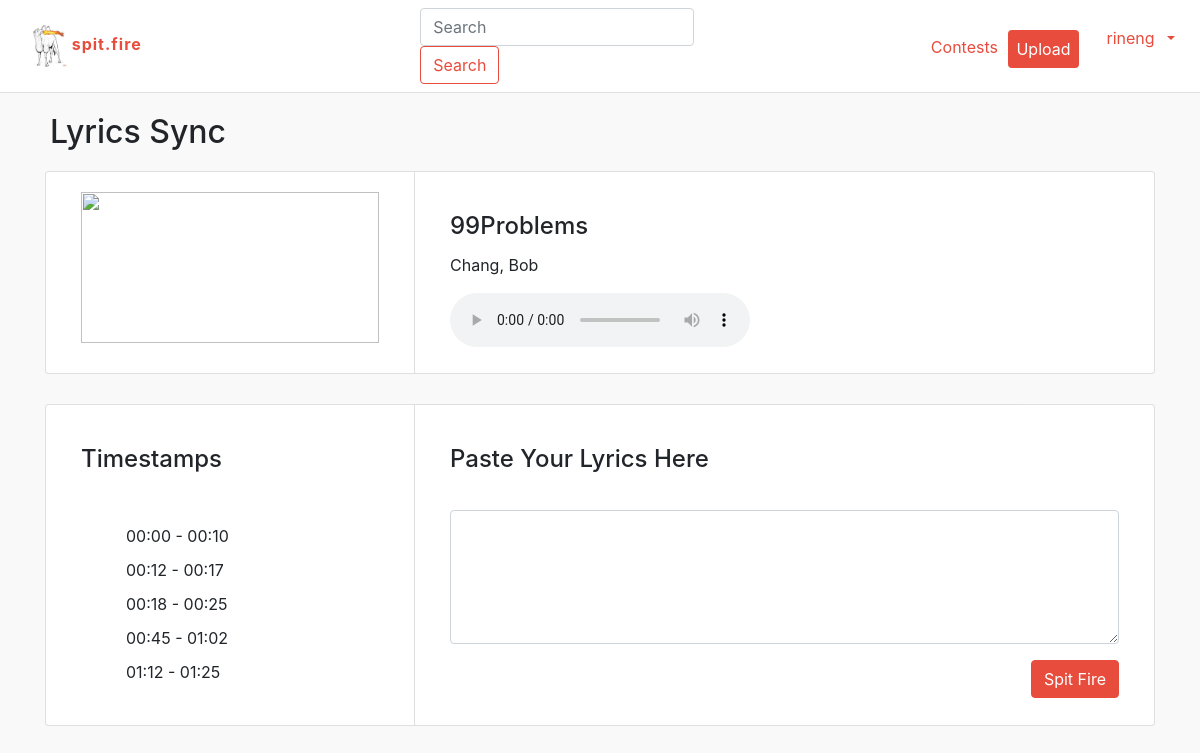
The page /spitfire/soundtrack/lyrics/b95a3265-471b-43f4-9172-029cfdceaeb1 (signed in) on the database as committed earlier.
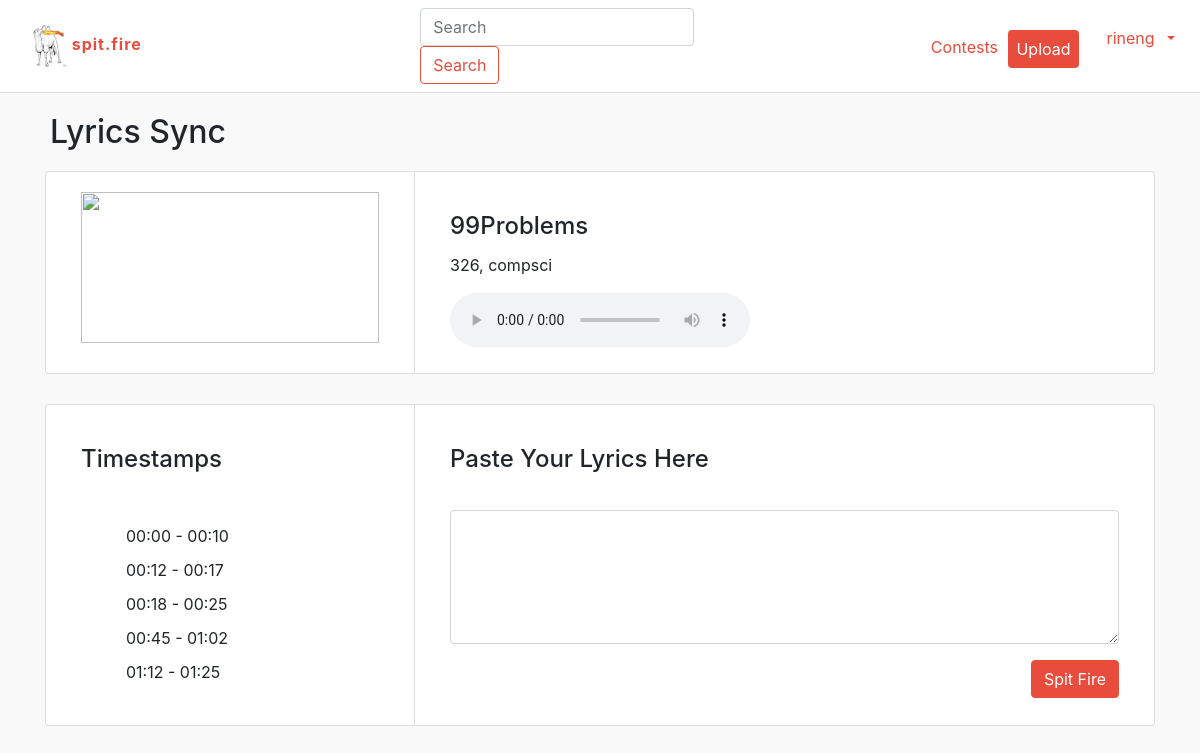
The same page on the database as committed later.
### spitfire/models.py (models this page shows, shortened)
class Artist(models.Model):
    user = models.OneToOneField(User, related_name = 'artist', on_delete=models.CASCADE, null = True)
    id = models.UUIDField(primary_key=True, default=uuid.uuid4, help_text="Unique ID for this particular artist across whole site")
    firstName = models.CharField(max_length=100, default = "Firstname")
    lastName = models.CharField(max_length=100, default = "Lastname")
    city = models.CharField(max_length=100, blank = True, null=True)
    number_of_spits = models.CharField(max_length=100, blank = True, null=True)
    number_of_followers = models.PositiveIntegerField(default=0)
    number_of_following = models.PositiveIntegerField(default=0)
    date_of_birth = models.DateField(null=True, blank=True)
    first_joined = models.DateField(null=True, blank=True)
    twitter_link = models.CharField(max_length=100, blank=True)
    instagram_link = models.CharField(max_length=100, blank=True)
    soundcloud_link = models.CharField(max_length=100, blank=True)
    image = models.FileField(upload_to='user_propics/', default='static/user_propics/profile_default.png')
    def __str__(self):
        return '%s, %s' % (self.lastName, self.firstName)

class Track(models.Model):  #the genre of a track is all the possible genres. This is a problem. Need fix
    id = models.UUIDField(primary_key=True, default=uuid.uuid4, help_text="Unique ID for this particular track across whole site")
    title = models.CharField(max_length=200)
    artist = models.ForeignKey('Artist', on_delete=models.SET_NULL,null=True)
    upvotes = models.PositiveIntegerField(default=0)
    genre = models.ManyToManyField(Genre, help_text="Select a genre for this track")
    description = models.TextField(blank=True, max_length=300)
    keywords = models.TextField(blank = True, max_length=30)
    mp3 = models.FileField(upload_to='user_audio/', default='static/user_audio/track_default.png')
    def display_genre(self):
        """
        Creates a string for the Genre. This is required to display genre in Admin.
        """
        return ', '.join([ genre.name for genre in self.genre.all()[:3] ])
    display_genre.short_description = 'Genre'

### spitfire/views.py (the view)
# urls.py: url(r'^soundtrack/lyrics/(?P<pk>[-\w]+)$', views.getLyricsInfo, name='lyrics'),
@login_required
def getLyricsInfo(request, pk):
	track = get_object_or_404(Track, pk = pk)
	if request.method == 'GET':
		return render(request, 'lyrics-sync.html', {'track': track})

### spitfire/templates/lyrics-sync.html (shortened to what this page needs)
{% extends 'baseTemplate.html' %}
{% block includeCSS %}
  {% load static %}
    <link rel="stylesheet" href="{% static 'css/lyrics-sync.css' %}">
{% endblock %}
{% block bodyContent %}
  <div class = 'container'>
    <div class = 'row'>
      <h2>Lyrics Sync</h2>
    </div>
    <div class='row'>
      <div class = 'col-md-12'>
        <div class="card-group soundtrack-box">
          <div class="card col-md-4">
            <div class="card-body">
              <img src="http://static.djbooth.net/pics-features/chance-3-artwork.jpg" class="soundtrack-image">
              </div>
            </div>
            <div class="card col-md-8">
              <div class="card-body">
                <h4 class="card-title">{{ track.title }} </h4>
                <p class="card-text">{{ track.artist }}</p>
                <audio controls="controls">
                  <source src="/static/{{ audio1 }}" type="audio/mpeg">
                </audio>
              </div>
            </div>
          </div>
        </div>
      </div>
    <div class='row'>
      <div class = 'col-md-12'>
        <div class="card-group">
          <div class="card col-md-4">
            <div class="card-body">
              <h4>Timestamps</h4>
              <ul class='timestamps'>
                <li>00:00 - 00:10</li>
                <li>00:12 - 00:17</li>
                <li>00:18 - 00:25</li>
                <li>00:45 - 01:02</li>
                <li>01:12 - 01:25</li>
            </div>
            </div>
            <div class="card col-md-8">
              <div class="card-body">
                <h4 class="card-title">Paste Your Lyrics Here</h4>
                <div class="form-group">
                  <textarea class="form-control" rows="5" id="comment"></textarea>
                </div>
                <button type="button" class="btn btn-primary float-right">Spit Fire</button>
              </div>
            </div>
          </div>
          </div>
      </div>
  </div>
{% endblock %}

### spitfire/templates/baseTemplate.html (shortened to what this page needs)
<!DOCTYPE html>
<html lang="en">
<head>
  <link rel="stylesheet" href="https://maxcdn.bootstrapcdn.com/bootstrap/4.0.0-beta/css/bootstrap.min.css">
  {% load static %}
  <link rel="stylesheet" href="{% static 'css/main.css' %}">
  {% block includeCSS %}
  {% endblock %}
</head>
<body>
    <nav class="navbar navbar-expand-lg navbar-light bg-white">
      <div class="col-md-4">
            <div id="logo">
              <a href = "{% url 'index' %}">
                <img  src = "{% static '/images/camel.png' %}">
                <span id="logo-name">spit.fire</span>
              </a>
            </div>
        </div>
        <div class="col-md-4">
          <form class="form-inline my-2 my-lg-0">
            <input class="form-control mr-sm-2" type="text" placeholder="Search" aria-label="Search">
            <button class="btn btn-outline-primary my-2 my-sm-0" type="submit">Search</button>
          </form>
        </div>
        <div class="col-md-4">
          <ul class="navbar-nav">
            <li>
              <a href="{% url 'contest' %}">
              <p id="contests-link" class="btn-link">Contests</p>
              </a>
            </li>
            <li>
              <a href="{% url 'upload' %}">
              <button id="upload-button" type="button" class="btn btn-primary">Upload</button>
              </a>
            </li>
            <li>
              {% if user.is_authenticated %}
              <div id="ddmenu" class="dropdown">
                <button href="{% url 'profile' %}" class="btn btn-secondary dropdown-toggle"
                        type="button" id="dropdownMenu1" data-toggle="dropdown"
                        aria-haspopup="true" aria-expanded="false">
                        <span>{{user.artist.firstName}}</span>
                </button>
              </div>
              {% else %}
              <a href="{% url 'login' %}?next={{request.path}}">
              <p id="contests-link" class="btn-link">Login</p>
              </a>
              {% endif %}
            </li>
          </ul>
        </div>
      </nav>
      {% block bodyContent %}
      {% endblock %}
</body>
</html>

### spitfire/static/css/main.css (style rules this page uses)
:root { --main-color: #e74c3c; }
nav { background-color: white; width:100%; max-width: 1920px; border-bottom:1px solid rgb(224, 224, 224); box-shadow: 2px gray; }
nav button { cursor: pointer; }
nav #logo { width:36%; max-width:220px; padding: 0px; display: inline-block; }
nav #logo * > img { width: 28%; display: inline; max-width: 100px; }
nav #logo-name { font-weight: bold; letter-spacing: 1px; color: var(--main-color); }
nav ul.navbar-nav { margin-right: 7%; float: right; max-width: 220px; list-style-type: none; }
nav #contests-link { margin: 5% 5% 0 0; padding:7px; display: inline-block; color:var(--main-color); }
nav #upload-button { background-color: var(--main-color); border:0; color:white; display: inline-block; padding:7px 8px; margin: 8% 0 0 5%; }
nav #ddmenu { margin: 0 -5% 0 5%; padding:0 10px 0 0; display: inline-block; cursor: pointer; }
nav #ddmenu * { cursor: pointer; padding:2px 3.5px; }
nav #dropdownMenu1 { width: 115px; }
nav .btn-outline-primary { background-color: white; color: var(--main-color); border-color: var(--main-color); }
nav .btn-secondary { background-color: white; border:0; }
nav button.dropdown-toggle { color:var(--main-color); padding:0; }
body { background-color: #f9f9f9; }
.container { margin-left: auto; margin-right: auto; padding-left:15px; padding-right: 15px; }
.soundtrack-image { width: 100%; height: 100%; padding-bottom: 10px; }
.soundtrack-box { margin-bottom: 30px; }
.soundtrack-box .card-text { width: 80%; }
.btn-primary { background-color: var(--main-color); color: white; border-color: var(--main-color); }

### spitfire/static/css/lyrics-sync.css (style rules this page uses)
h2 { margin: 20px; }
h4 { margin-top: 20px; margin-bottom: 20px; }
.timestamps { padding-top: 25px; }
.timestamps li { list-style-type:none; padding: 5px; }

Rows that differ between the two databases and show on the page:
changed Track "99Problems": artist "Chang, Bob" → "326, compsci"
